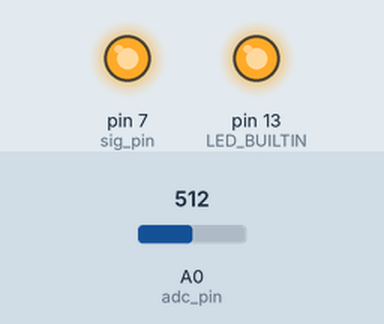
Bench run of a sketch on a simulated Arduino Uno, built with avr-gcc and run on an emulated ATmega328P. Parts: output pins drawn as LEDs (lit = HIGH). Inputs (shaded band) come from the test bench; at power-on: A0 (adc_pin) = 512.

Above: at 9.9 s.
10.0 s: A0 (adc_pin) set to 0
19.1 s: A0 (adc_pin) set to 306
At 20.0 s:
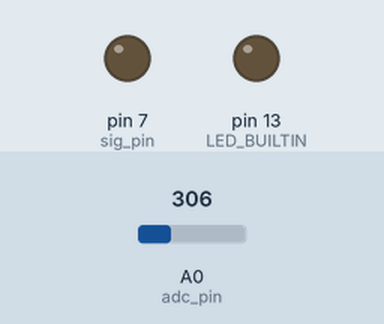
Timing chart, 0 to 34.2 s (numbered marks = the images above; inputs shaded):
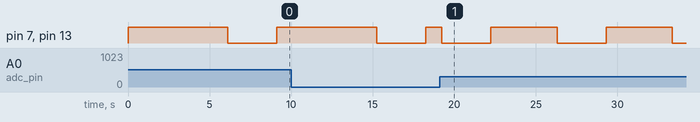

Measured:
- after the input at 19.1 s, pin 7 (sig_pin), pin 13 (LED_BUILTIN): HIGH → LOW after 7.2 s, → HIGH 3.0 s later, → LOW 4.1 s later

The sketch:

spark.ino
```cpp
/*
  sparkgap to simulate partial discharge
  supply_A to PCB with sparkgap, 9V
  supply_B to Arduino and relay, 8V
  use the low current supply
*/

//#define DEBUG_UART 9999

int adc_pin = A0;
int adc_val = 0;
int sig_pin = 7;
int rest_time = 3000;
int charge_time = 0;
int min_time = 1000;
int tdiv = 10;

void setup()
{
  pinMode(LED_BUILTIN, OUTPUT);
  pinMode(sig_pin, OUTPUT);
  digitalWrite(sig_pin, LOW);
  digitalWrite(LED_BUILTIN, LOW);
  #ifdef DEBUG_UART
    Serial.begin(9600);
  #endif
}

void loop()
{

  charge_time = min_time;
  adc_val = analogRead(adc_pin);
  charge_time = charge_time + tdiv * adc_val;
  #ifdef DEBUG_UART
    Serial.print("ADC= ");
    Serial.print(adc_val);
    Serial.print("  ,  charge time= ");
    Serial.print(charge_time/1000);
    Serial.print(" s");
    Serial.print("  ,  rest time= ");
    Serial.print(rest_time/1000);
    Serial.print(" s\n");
  #endif
  digitalWrite(sig_pin, HIGH);
  digitalWrite(LED_BUILTIN, HIGH);
  delay(charge_time);
  digitalWrite(sig_pin, LOW);
  digitalWrite(LED_BUILTIN, LOW);
  delay(rest_time);
}
```
